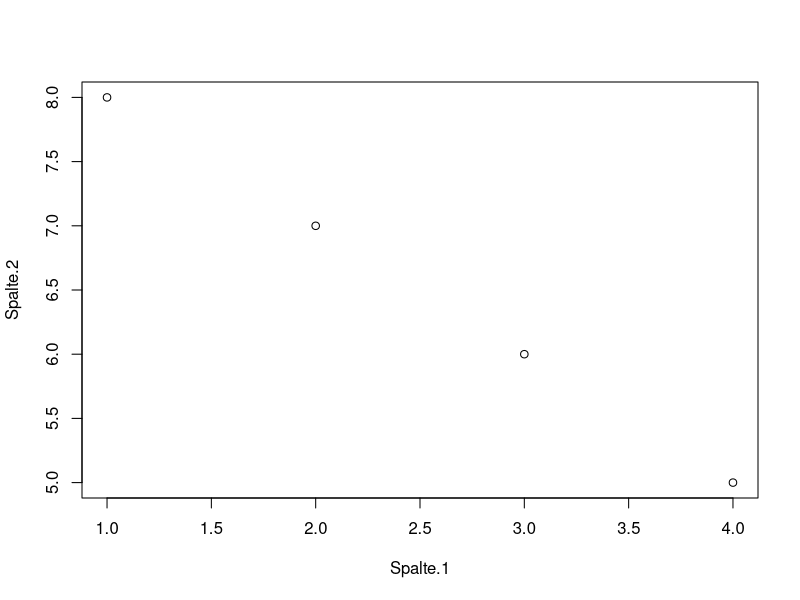
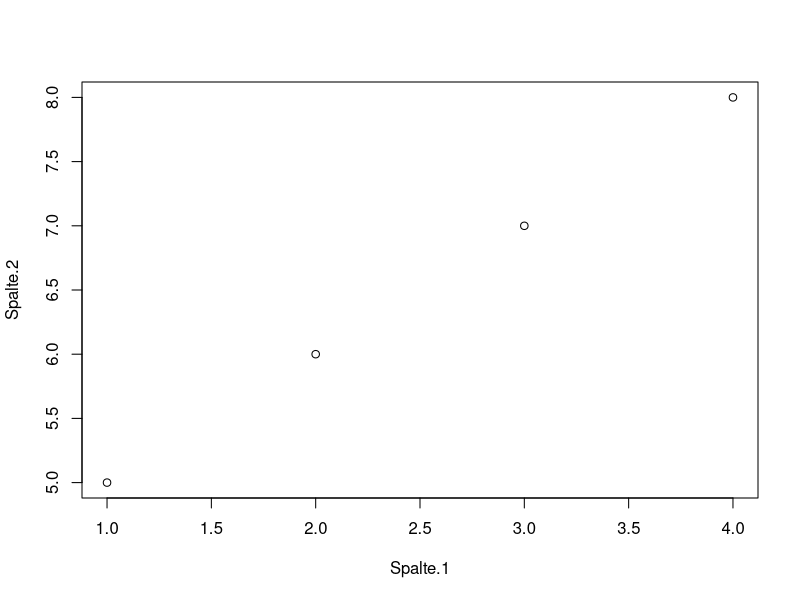

The R script that drew these images, in order:
## ---- chunk 1
dat <- data.frame("Spalte 1" = c(4,3,2,1), "Spalte 2" = c(5,6,7,8))
plot(dat)
## ---- chunk 2
dat <- data.frame("Spalte 1" = c(1,2,3,4), "Spalte 2" = c(5,6,7,8))
plot(dat)
